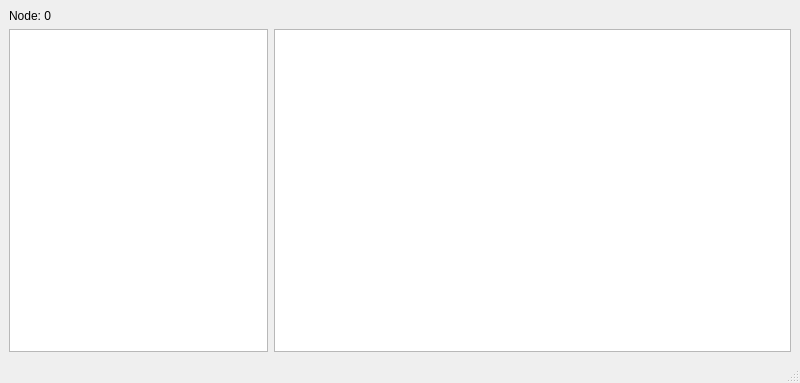
<?xml version="1.0" encoding="UTF-8"?>
<ui version="4.0">
 <class>MainWindow</class>
 <widget class="QMainWindow" name="MainWindow">
  <property name="geometry">
   <rect>
    <x>0</x>
    <y>0</y>
    <width>800</width>
    <height>383</height>
   </rect>
  </property>
  <property name="sizePolicy">
   <sizepolicy hsizetype="Preferred" vsizetype="Preferred">
    <horstretch>0</horstretch>
    <verstretch>0</verstretch>
   </sizepolicy>
  </property>
  <property name="windowTitle">
   <string>MainWindow</string>
  </property>
  <widget class="QWidget" name="centralwidget">
   <layout class="QGridLayout" name="gridLayout">
    <item row="1" column="0">
     <layout class="QVBoxLayout" name="verticalLayout">
      <item>
       <layout class="QHBoxLayout" name="horizontalLayout">
        <item>
         <widget class="IotListWidget" name="iotList">
          <property name="sizePolicy">
           <sizepolicy hsizetype="Expanding" vsizetype="Expanding">
            <horstretch>1</horstretch>
            <verstretch>0</verstretch>
           </sizepolicy>
          </property>
          <property name="resizeMode">
           <enum>QListView::Adjust</enum>
          </property>
          <property name="viewMode">
           <enum>QListView::ListMode</enum>
          </property>
         </widget>
        </item>
        <item>
         <widget class="IotDataChart" name="dataChart">
          <property name="sizePolicy">
           <sizepolicy hsizetype="Expanding" vsizetype="Expanding">
            <horstretch>2</horstretch>
            <verstretch>0</verstretch>
           </sizepolicy>
          </property>
         </widget>
        </item>
       </layout>
      </item>
     </layout>
    </item>
    <item row="0" column="0">
     <widget class="QLabel" name="nodeNumber">
      <property name="text">
       <string>Node: 0</string>
      </property>
     </widget>
    </item>
   </layout>
  </widget>
  <widget class="QMenuBar" name="menubar">
   <property name="geometry">
    <rect>
     <x>0</x>
     <y>0</y>
     <width>800</width>
     <height>26</height>
    </rect>
   </property>
  </widget>
  <widget class="QStatusBar" name="statusbar"/>
 </widget>
 <customwidgets>
  <customwidget>
   <class>IotListWidget</class>
   <extends>QListWidget</extends>
   <header>IotListWidget.h</header>
   <slots>
    <signal>idChanged(QListWidgetItem*,uint32_t)</signal>
   </slots>
  </customwidget>
  <customwidget>
   <class>IotDataChart</class>
   <extends>QGraphicsView</extends>
   <header>IotDataChart.h</header>
   <slots>
    <slot>changeItem(QListWidgetItem*)</slot>
   </slots>
  </customwidget>
 </customwidgets>
 <resources/>
 <connections/>
</ui>
